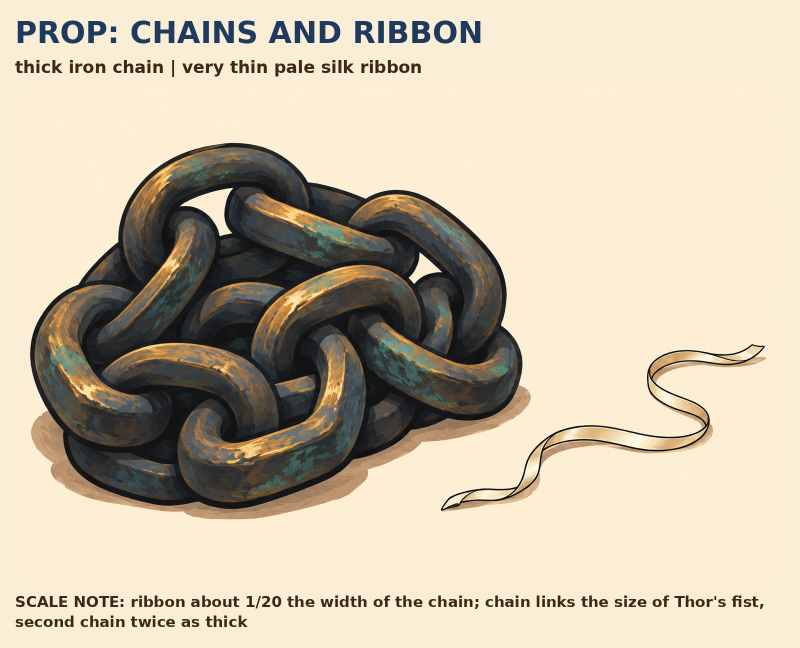
#> input picture projects/bluepill/norse/library/refs/chains_and_ribbon__card.png, 1600 x 1296 px, given in place of turnaround.png, which was not available (shown at 1/2 size)
$ python compose_n.py
#> lines starting #> are read from the running program, lines starting #| are printed output that depends on the picture
import os
from PIL import Image,ImageDraw,ImageFont
from data import C,D
from places import M,V,CR,PROPS
FB='/usr/share/fonts/truetype/dejavu/DejaVuSans-Bold.ttf'; FR='/usr/share/fonts/truetype/dejavu/DejaVuSans.ttf'
def font(s,b=True): return ImageFont.truetype(FB if b else FR,s)
BG=(250,238,215); INK=(31,58,95); BR=(60,40,20)
def fit(path,w,h):
    im=Image.open(path).convert('RGB'); im.thumbnail((w,h)); c=Image.new('RGB',(w,h),BG); c.paste(im,((w-im.width)//2,(h-im.height)//2)); return c
def wrap(d,text,f,maxw):
    words=text.split(); lines=[]; cur=''
    for w in words:
        t=(cur+' '+w).strip()
        if d.textlength(t,font=f)<=maxw: cur=t
        else: lines.append(cur); cur=w
    if cur: lines.append(cur)
    return lines
def card(cid,title,files,tells,scale,out):
#> called with cid = 'odin_one_eye', title = 'ODIN (ONE EYE)', scale = '', out = 'refs/odin_one_eye__card.png'
    W=1600; pad=30
    S=Image.new('RGB',(W,2000),BG); d=ImageDraw.Draw(S); y=pad
#> after `S = Image.new('RGB', (W, 2000), BG)`:
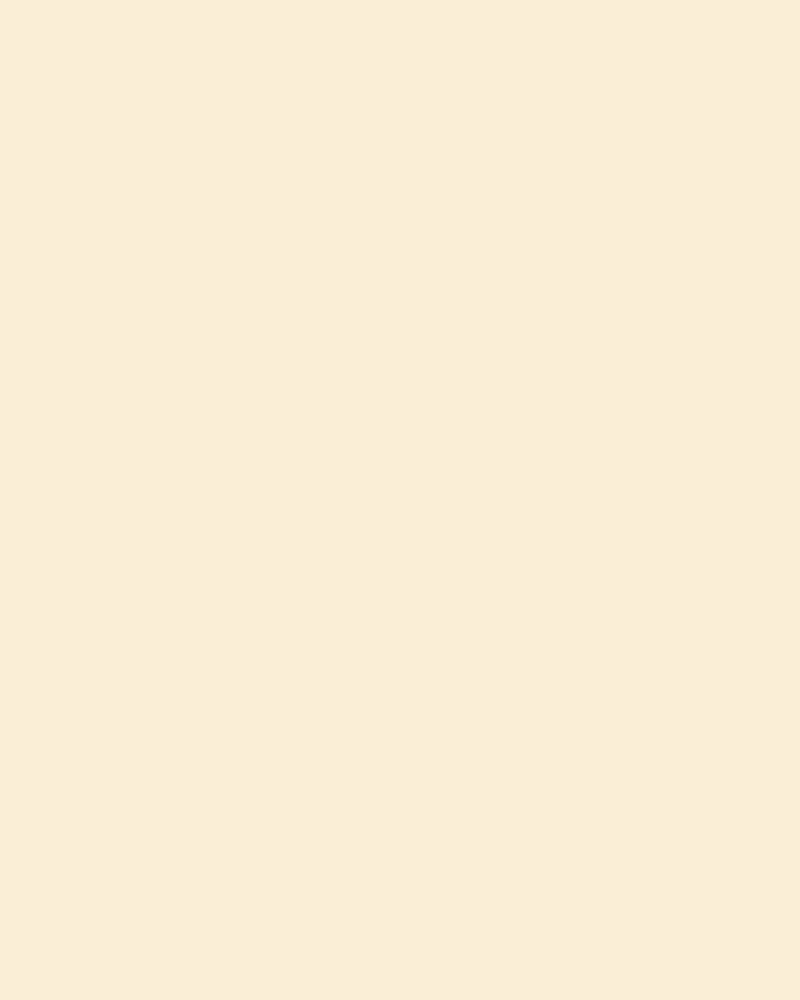
#> S: PIL image 1600x2000 RGB (shown at 1/2 size); mean R, G, B 250, 238, 215
    d.text((pad,y),title,fill=INK,font=font(60)); y+=84
    line='  |  '.join(tells)
    for l in wrap(d,line,font(34),W-2*pad): d.text((pad,y),l,fill=BR,font=font(34)); y+=44
#> in wrap, `words = text.split()`: words = ['black', 'eye', 'patch', '|', 'one', 'dot', 'eye', '|', 'wide', 'blue-grey', 'hat', '|', 'long', 'grey', 'beard', '|', 'dark', 'blue', 'cloak']
#> in wrap, `cur = ''`: cur = ''
#> this loop made 2 passes
#> y on pass 1: 158
#> (l, y) on pass 2: ('cloak', 202)
#> after the loop, y = 202
    y+=14
#> y = 216
    main,face=files
    if face:
        S.paste(fit(main,W-2*pad,1010),(pad,y)); y+=1010+16
#> in fit, im is the input picture: PIL image 1600x1296 RGB; mean R, G, B 201.9, 190, 169
#> in fit, `c.paste(im, ((w - im.width) // 2, (h - im.height) // 2))`:
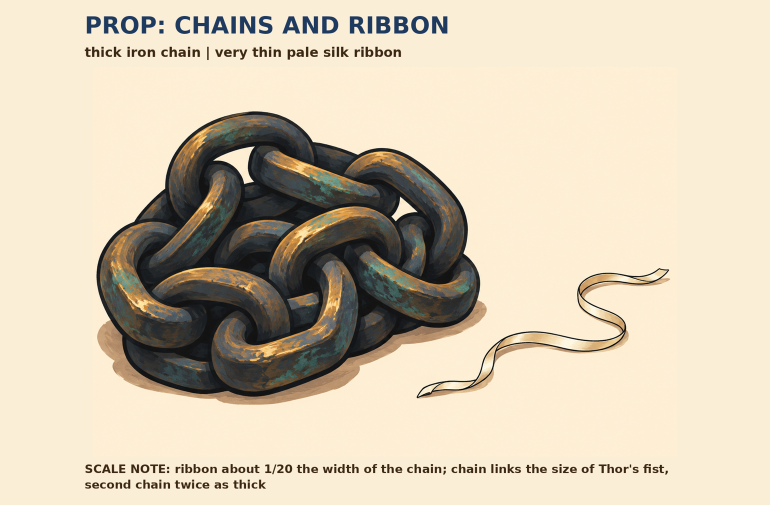
#> c: PIL image 1540x1010 RGB (shown at 1/2 size); mean R, G, B 211, 199.1, 177.7
#> after `S.paste(fit(main, W - 2 * pad, 1010), (pad, y))`:
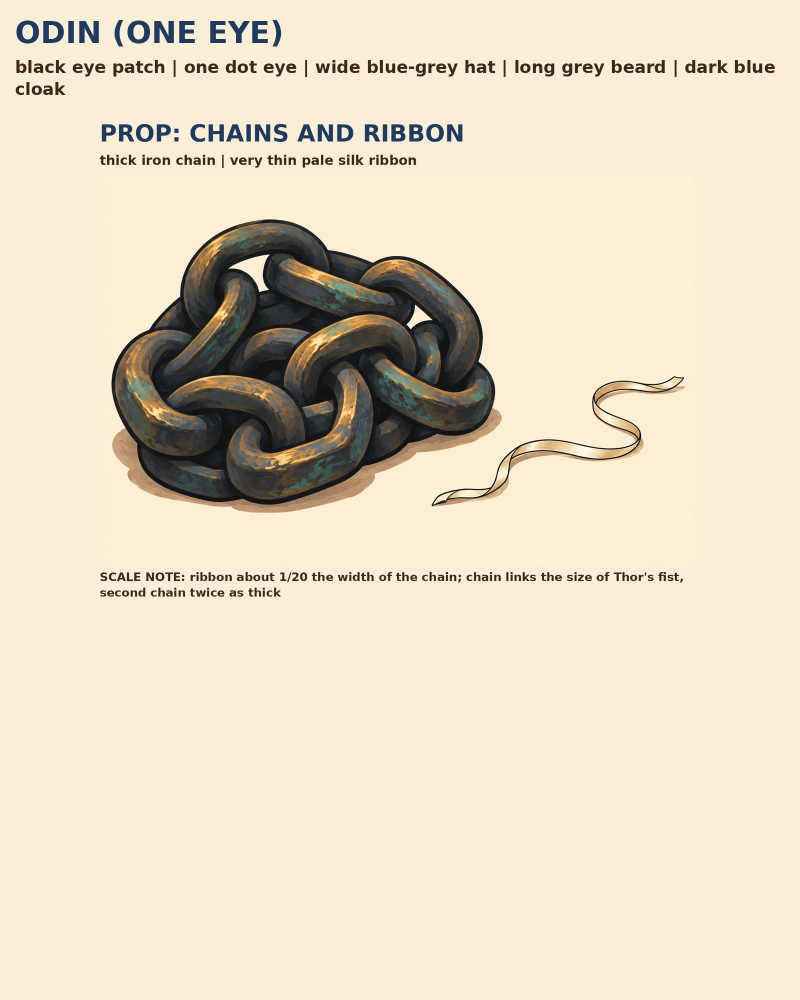
#> S: PIL image 1600x2000 RGB (shown at 1/2 size); mean R, G, B 229.3, 217.5, 195.5
#> after `y += 1010 + 16`: y = 1242
        S.paste(fit(face,560,560),(pad,y)); d.text((pad+590,y+10),'FACE CLOSE-UP',fill=BR,font=font(30))
#> call 2 of fit, with path = 'characters/odin_one_eye/face.png', w = 560, h = 560
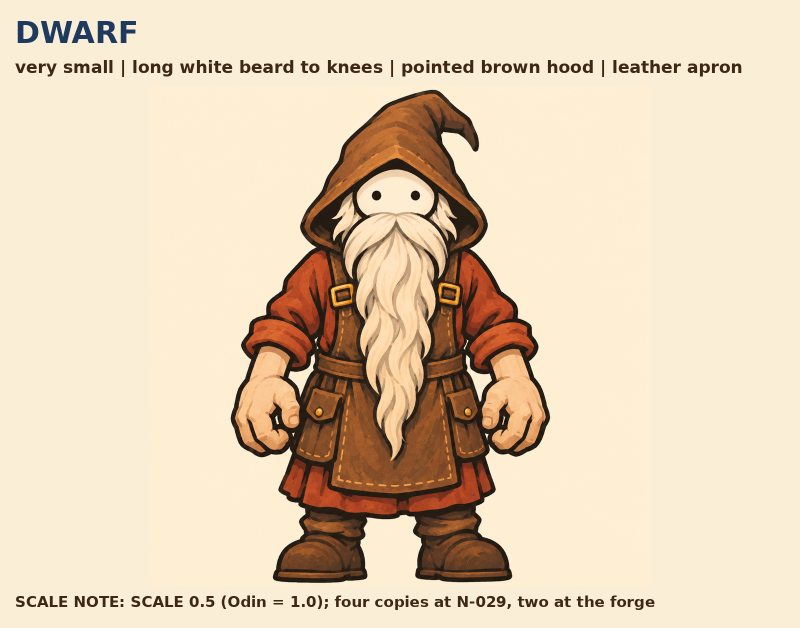
#> input picture projects/bluepill/norse/library/refs/dwarf__card.png, 1600 x 1256 px, given in place of face.png, which was not available (shown at 1/2 size)
#> in fit, im is the input picture: PIL image 1600x1256 RGB; mean R, G, B 227.4, 208, 182.1
#> in fit (call 2), `im.thumbnail((w, h))`:
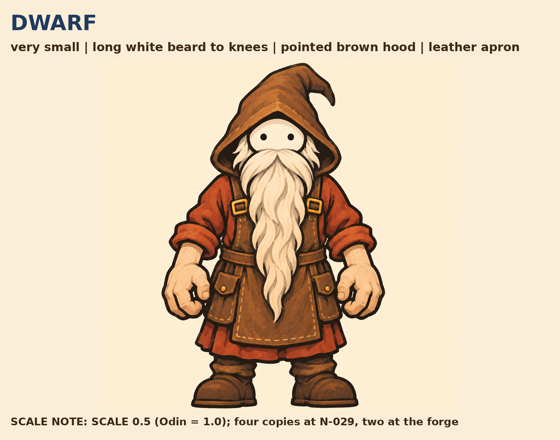
#> im: PIL image 560x440 RGB; mean R, G, B 227.3, 208, 182.1
#> in fit (call 2), `c.paste(im, ((w - im.width) // 2, (h - im.height) // 2))`:
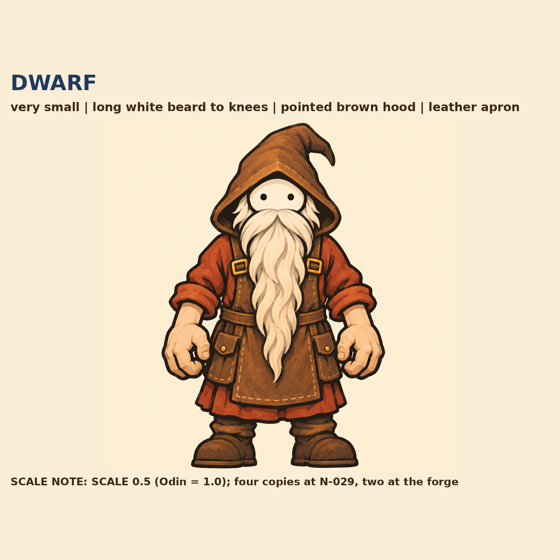
#> c: PIL image 560x560 RGB; mean R, G, B 232.2, 214.4, 189.1
        yy=y+60
#> yy = 1302
        if scale:
            for l in wrap(d,'SCALE NOTE: '+scale,font(30),W-2*pad-600): d.text((pad+590,yy),l,fill=BR,font=font(30)); yy+=40
        y+=560
#> y = 1802
    else:
        S.paste(fit(main,W-2*pad,1060 if 'turnaround' in main else 1000),(pad,y)); y+=(1060 if 'turnaround' in main else 1000)
        if scale:
            y+=14
            for l in wrap(d,'SCALE NOTE: '+scale,font(30),W-2*pad): d.text((pad,y),l,fill=BR,font=font(30)); y+=40
    S=S.crop((0,0,W,y+pad)); S.save(out,quality=92); return out
#> after `S = S.crop((0, 0, W, y + pad))`:
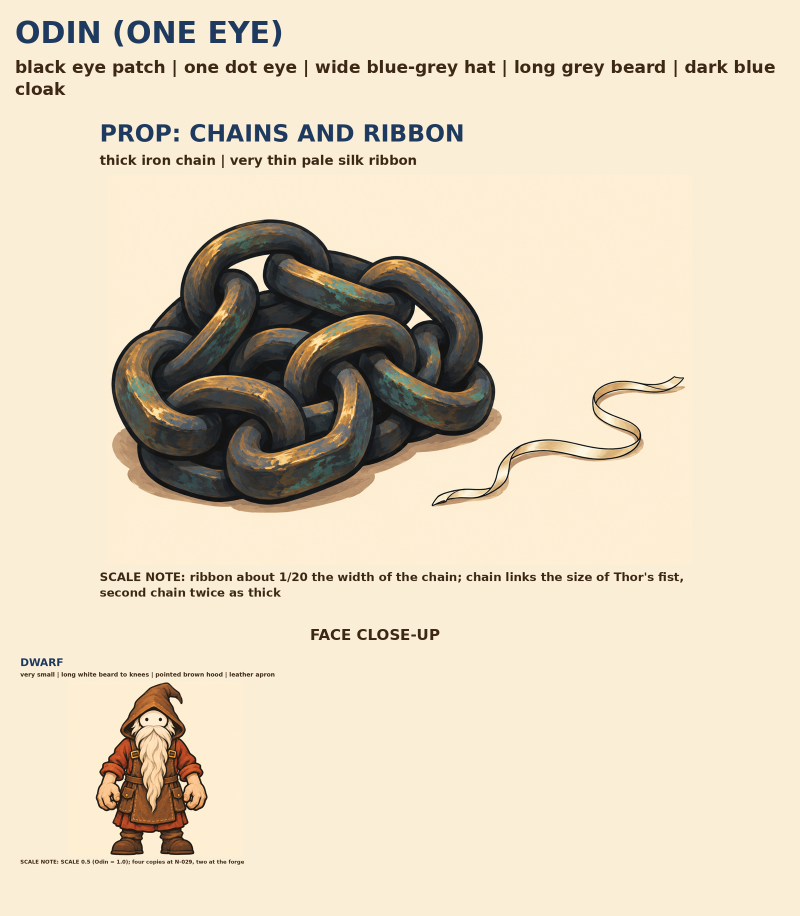
#> S: PIL image 1600x1832 RGB (shown at 1/2 size); mean R, G, B 225.4, 212.9, 190.8
def build_all():
    out=[]
    for k,(t,tier,desc,tells,sc) in C.items():
        b=f'characters/{k}/'
        if tier=='FULL': f=(b+'turnaround.png',b+'face.png')
        else: f=(b+'front.png',None)
        out.append((k,card(k,t,f,tells,sc,f'refs/{k}__card.png')))
    for k,(t,parent,ch,tells,sc) in D.items():
        b=f'characters/{k}/'
        main=b+('front.png' if k=='loki_salmon' else 'turnaround.png')
        face=b+'face.png' if os.path.exists(b+'face.png') else None
        out.append((k,card(k,t,(main,face),tells,sc,f'refs/{k}__card.png')))
    props={'chains_and_ribbon':("PROP: CHAINS AND RIBBON",["thick iron chain","very thin pale silk ribbon"],"ribbon about 1/20 the width of the chain; chain links the size of Thor's fist, second chain twice as thick"),
     'ox_head_hook':("PROP: OX HEAD, HOOK, ROPE",["huge ox head","wide curved horns","iron hook","heavy rope"],"head about 1.0 (as long as Thor is tall), horns wider than his shoulders; hook 0.6 Thor-height; rope as thick as his wrist"),
     'hymirs_boat':("PROP: HYMIR'S BOAT",["wooden rowboat","clinker planks","oars"],"hull about 4 Thor-heights long: big enough for Thor in the bow and Hymir (3.0) in the stern"),
     'oak_mistletoe':("PROP: OAK AND MISTLETOE",["oak branch","green sprig","white berries"],"the sprig is tiny (a hand-length); enlarge far beyond true scale in every close shot"),
     'naglfar':("PROP: NAGLFAR",["ship of fingernails","pale curved planks","ragged pale sail"],"hull as long as the sea shot is wide; empty deck")}
    for k,(t,tl,sc) in props.items():
        out.append((k,card(k,t,(f'props/{k}/prop.png',None),tl,sc,f'refs/{k}__card.png')))
    return out
if __name__=='__main__':
#> (the run stopped early here; a loop or call above may not have finished)
